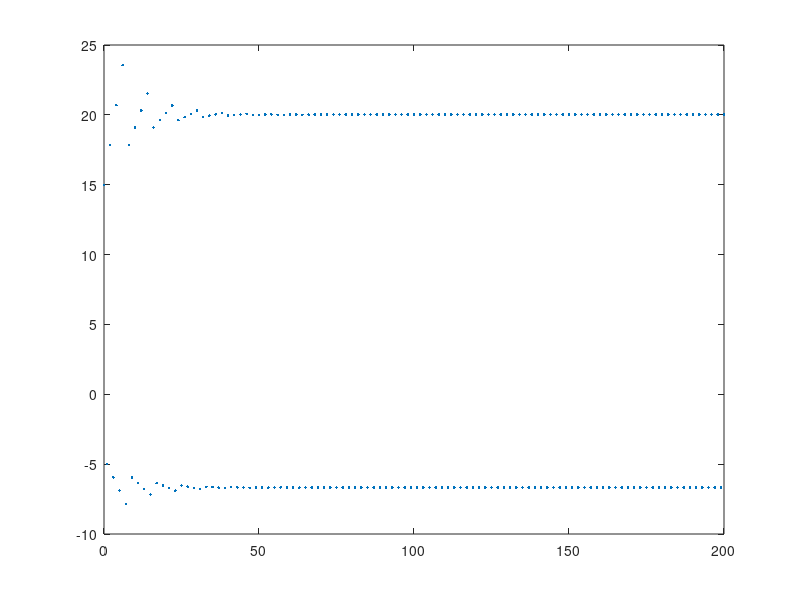

MATLAB code to generate this figure:
clc;
clear;
close all;
n22=0:200;
xn22=5+10*(-1).^n22;
a22=[1,0,1,0,1,0,1];
b22=[1,0,0.81,0,0.81^2,0,0.81^3];
yn22=filter(a22,b22,xn22);
figure;
plot(n22,yn22,'.');

